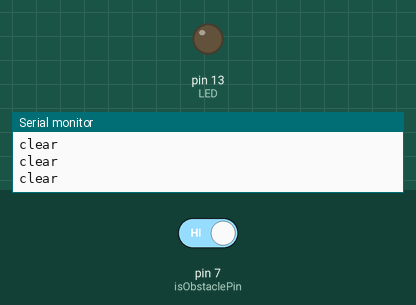
Recording of a sketch running on a simulated Arduino Uno, built with avr-gcc and run on an emulated ATmega328P. Shown: output pins drawn as LEDs (lit = HIGH), the last lines printed to the serial monitor. The inputs (shaded band) are chosen by the test bench; at power-on: pin 7 (isObstaclePin) HIGH.

Above: at 1.2 s.
1.3 s: pin 7 (isObstaclePin) driven LOW
At 2.1 s:
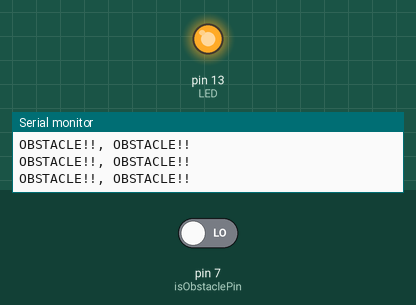
2.9 s: pin 7 (isObstaclePin) driven HIGH
At 3.4 s:
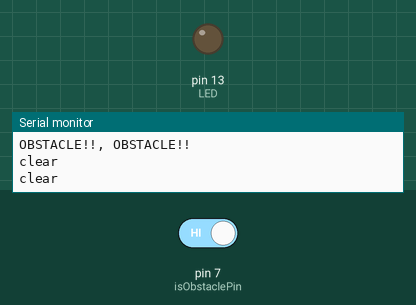
Timing chart, 0 to 5.9 s (numbered marks = the images above; inputs shaded):
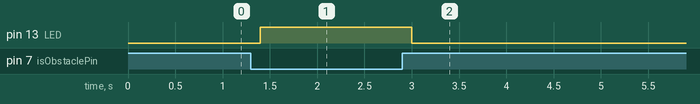

The sketch:

SFKneo-23_ObstacleAvoidanceSensor.ino
```cpp
int LED = 13;
int isObstaclePin = 7;
int isObstacle = HIGH;
void setup() {
  pinMode(LED, OUTPUT);
  pinMode(isObstaclePin, INPUT);
  Serial.begin(115200);
 }
void loop() {
  isObstacle = digitalRead(isObstaclePin);
  if (isObstacle == LOW)
  {
    Serial.println("OBSTACLE!!, OBSTACLE!!");
    digitalWrite(LED, HIGH);
  }
  else
  {
    Serial.println("clear");
    digitalWrite(LED, LOW);
  }
  delay(200);
}
```

Measured:
- after the input at 1.3 s, pin 13 (LED): LOW → HIGH after 0.10 s
- after the input at 2.9 s, pin 13 (LED): HIGH → LOW after 0.10 s
